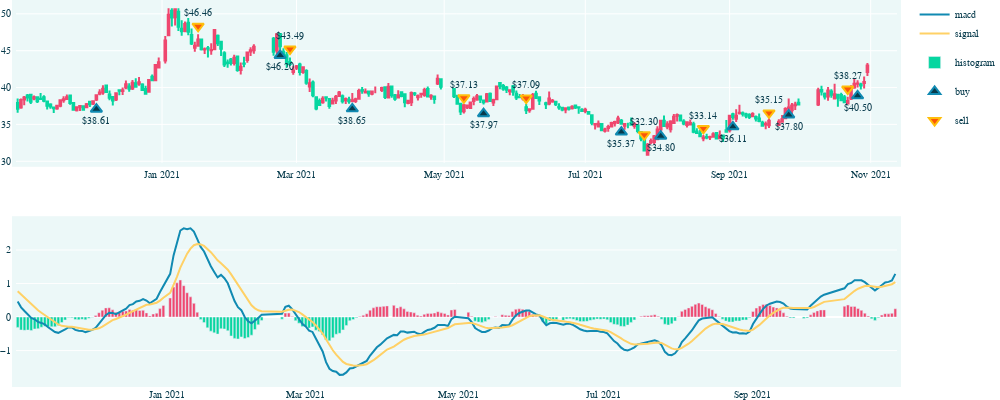

Write notebook code for a chart like this one.
### Code cell
from plotly.subplots import make_subplots
import plotly.graph_objs as go
import numpy as np

# make a 2 x 1 figure
fig = make_subplots(rows=2, cols=1)

# add candlestick on the upper subplot
fig.append_trace(
    go.Candlestick(
        x=test_data.index,
        open=test_data.open,
        high=test_data.high,
        low=test_data.low,
        close=test_data.close,
        increasing_line_color='#ef476f',
        decreasing_line_color='#06d6a0',
        showlegend=False
    ), row=1,col=1
)

# plot macd on the lower subplot
fig.append_trace(
    go.Scatter(
        x=test_data.index,
        y=test_data.macd_12_26_9,
        line=dict(color='#118ab2', width=2),
        name='macd',
        legendgroup='2',
    ), row=2,col=1
)

# plot signal line on the lower subplot
fig.append_trace(
    go.Scatter(
        x=test_data.index,
        y=test_data.macds_12_26_9,
        line=dict(color='#ffd166',width=2),
        legendgroup='2',
        name='signal'
    ), row=2, col=1
)

# define histogram colors
colors = np.where(test_data.macdh_12_26_9<0, '#06d6a0', '#ef476f')

# add histogram on the lower subplot
fig.append_trace(
    go.Bar(
        x=test_data.index,
        y=test_data.macdh_12_26_9,
        name='histogram',
        marker_color=colors,
    ),row=2,col=1
)

# plot buying signal
buying_signal = trading_results[trading_results.signal == 1]

fig.append_trace(
    go.Scatter(
        x=buying_signal.date,
        y=buying_signal.transaction_price*0.96,
        marker = dict(
            color='#073b4c',
            size=10,
            line=dict(
                color='#118ab2',
                width=2
            ),
            symbol='triangle-up'
            
        ),
        mode = "markers+text",
        name = "buy",
        text = buying_signal.transaction_price,
        textposition="bottom center",
        texttemplate='%{text:$.2f}',
        
    ), row=1, col=1
)

# plot selling signal
sell_signal = trading_results[trading_results.signal == -1]

fig.append_trace(
    go.Scatter(
        x=sell_signal.date,
        y=sell_signal.transaction_price*1.04,
        marker = dict(
            color='#fb5607',
            size=10,
            line=dict(
                color='#ffbe0b',
                width=2
            ),
            symbol='triangle-down'
            
        ),
        mode = "markers+text",
        name = "sell",
        text = sell_signal.transaction_price,
        textposition="top center",
        texttemplate='%{text:$.2f}',
#         textsize = 1
    ), row=1, col=1
)


# make the figure prettier
layout = go.Layout(
    plot_bgcolor='#ecf8f8',
    font_family='Monospace',
    font_color='#073b4c',
    font_size=10,
    xaxis=dict(
        rangeslider=dict(visible=False)
    ),
    autosize=False,
    width=1000,
    height=400,
    margin=dict(
        l=0,
        r=0,
        b=0,
        t=0,
        pad=4
    )
)

# ignore Saturdays and Sundays
fig.update_xaxes(
    rangebreaks=[
        dict(bounds=['sat', 'mon'])
    ]
)

# plot figure
fig.update_layout(layout)
fig.show()

### Figure 1 — Plotly figure (JSON) as saved in the notebook; plotly's stock layout.template omitted (floating-point values rounded to 4 significant figures; data arrays with more than 128 entries replaced by an {"elided": "..."} marker saying what was removed)
{"data": [{"close": {"elided": "242 float values"}, "decreasing": {"line": {"color": "#06d6a0"}}, "high": {"elided": "242 float values"}, "increasing": {"line": {"color": "#ef476f"}}, "low": {"elided": "242 float values"}, "open": {"elided": "242 float values"}, "showlegend": false, "type": "candlestick", "x": {"elided": "242 str values"}, "xaxis": "x", "yaxis": "y"}, {"legendgroup": "2", "line": {"color": "#118ab2", "width": 2}, "name": "macd", "type": "scatter", "x": {"elided": "242 str values"}, "xaxis": "x2", "y": {"elided": "242 float values"}, "yaxis": "y2"}, {"legendgroup": "2", "line": {"color": "#ffd166", "width": 2}, "name": "signal", "type": "scatter", "x": {"elided": "242 str values"}, "xaxis": "x2", "y": {"elided": "242 float values"}, "yaxis": "y2"}, {"marker": {"color": {"elided": "242 str values"}}, "name": "histogram", "type": "bar", "x": {"elided": "242 str values"}, "xaxis": "x2", "y": {"elided": "242 float values"}, "yaxis": "y2"}, {"marker": {"color": "#073b4c", "line": {"color": "#118ab2", "width": 2}, "size": 10, "symbol": "triangle-up"}, "mode": "markers+text", "name": "buy", "text": [38.61, 46.2, 38.65, 37.97, 35.37, 34.8, 36.11, 37.8, 40.5], "textposition": "bottom center", "texttemplate": "%{text:$.2f}", "type": "scatter", "x": ["2020-12-04T00:00:00", "2021-02-22T00:00:00", "2021-03-24T00:00:00", "2021-05-19T00:00:00", "2021-07-16T00:00:00", "2021-08-03T00:00:00", "2021-09-02T00:00:00", "2021-09-27T00:00:00", "2021-10-26T00:00:00"], "xaxis": "x", "y": [37.07, 44.36, 37.11, 36.45, 33.96, 33.41, 34.67, 36.29, 38.88], "yaxis": "y"}, {"marker": {"color": "#fb5607", "line": {"color": "#ffbe0b", "width": 2}, "size": 10, "symbol": "triangle-down"}, "mode": "markers+text", "name": "sell", "text": [46.46, 43.49, 37.13, 37.09, 32.3, 33.14, 35.15, 38.27], "textposition": "top center", "texttemplate": "%{text:$.2f}", "type": "scatter", "x": ["2021-01-18T00:00:00", "2021-02-25T00:00:00", "2021-05-11T00:00:00", "2021-06-07T00:00:00", "2021-07-27T00:00:00", "2021-08-20T00:00:00", "2021-09-17T00:00:00", "2021-10-21T00:00:00"], "xaxis": "x", "y": [48.32, 45.23, 38.61, 38.58, 33.6, 34.46, 36.56, 39.8], "yaxis": "y"}], "layout": {"autosize": false, "font": {"color": "#073b4c", "family": "Monospace", "size": 10}, "height": 400, "margin": {"b": 0, "l": 0, "pad": 4, "r": 0, "t": 0}, "plot_bgcolor": "#ecf8f8", "width": 1000, "xaxis": {"anchor": "y", "domain": [0, 1], "rangebreaks": [{"bounds": ["sat", "mon"]}], "rangeslider": {"visible": false}}, "xaxis2": {"anchor": "y2", "domain": [0, 1], "rangebreaks": [{"bounds": ["sat", "mon"]}]}, "yaxis": {"anchor": "x", "domain": [0.575, 1]}, "yaxis2": {"anchor": "x2", "domain": [0, 0.425]}}}
